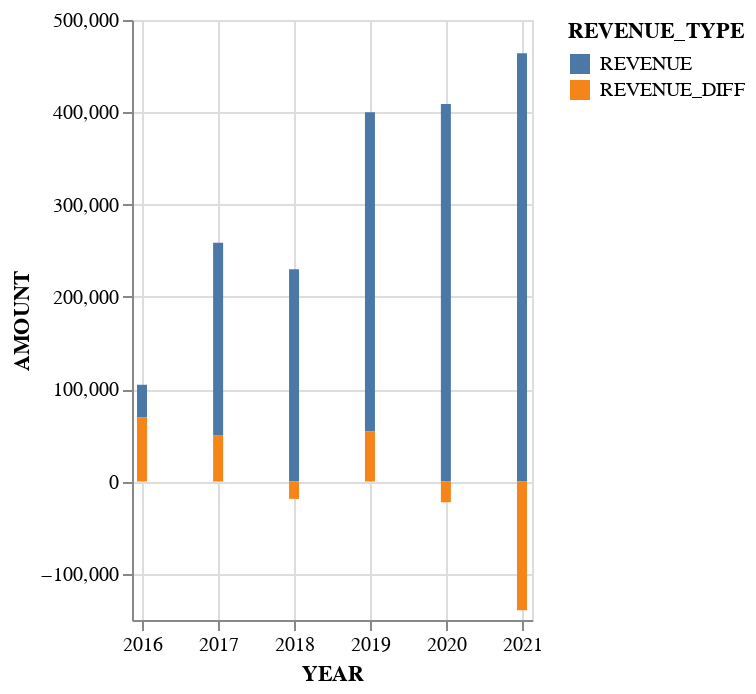

The code cell stored with this chart in its notebook:
### Code cell
# Tech
tech_stacked = pd.merge(tech, tech_diff, on='YEAR', how='outer').reset_index()
tech_stacked_melt = pd.melt(tech_stacked, id_vars=['YEAR'], var_name='REVENUE_TYPE', value_name='AMOUNT')

alt.Chart(tech_stacked_melt).mark_bar().encode(
    x='YEAR:T',
    y='AMOUNT:Q',
    color='REVENUE_TYPE:N'
).properties(
    width=200
)

### Figure 1 — Vega-Lite specification as saved in the notebook (floating-point values rounded to 4 significant figures)
{"config": {"view": {"continuousWidth": 400, "continuousHeight": 300}}, "data": {"name": "data-29b65d36c298ca63d580748e635cbf24"}, "mark": "bar", "encoding": {"color": {"field": "REVENUE_TYPE", "type": "nominal"}, "x": {"field": "YEAR", "type": "temporal"}, "y": {"field": "AMOUNT", "type": "quantitative"}}, "width": 200, "$schema": "https://vega.github.io/schema/vega-lite/v4.17.0.json", "datasets": {"data-29b65d36c298ca63d580748e635cbf24": [{"YEAR": "2016-01-01T00:00:00", "REVENUE_TYPE": "REVENUE", "AMOUNT": 35540.0}, {"YEAR": "2017-01-01T00:00:00", "REVENUE_TYPE": "REVENUE", "AMOUNT": 208300.0}, {"YEAR": "2018-01-01T00:00:00", "REVENUE_TYPE": "REVENUE", "AMOUNT": 230100.0}, {"YEAR": "2019-01-01T00:00:00", "REVENUE_TYPE": "REVENUE", "AMOUNT": 345600.0}, {"YEAR": "2020-01-01T00:00:00", "REVENUE_TYPE": "REVENUE", "AMOUNT": 408900.0}, {"YEAR": "2021-01-01T00:00:00", "REVENUE_TYPE": "REVENUE", "AMOUNT": 464000.0}, {"YEAR": "2016-01-01T00:00:00", "REVENUE_TYPE": "REVENUE_DIFF", "AMOUNT": 69300.0}, {"YEAR": "2017-01-01T00:00:00", "REVENUE_TYPE": "REVENUE_DIFF", "AMOUNT": 50360.0}, {"YEAR": "2018-01-01T00:00:00", "REVENUE_TYPE": "REVENUE_DIFF", "AMOUNT": -18760.0}, {"YEAR": "2019-01-01T00:00:00", "REVENUE_TYPE": "REVENUE_DIFF", "AMOUNT": 54490.0}, {"YEAR": "2020-01-01T00:00:00", "REVENUE_TYPE": "REVENUE_DIFF", "AMOUNT": -22450.0}, {"YEAR": "2021-01-01T00:00:00", "REVENUE_TYPE": "REVENUE_DIFF", "AMOUNT": -139400.0}]}}
